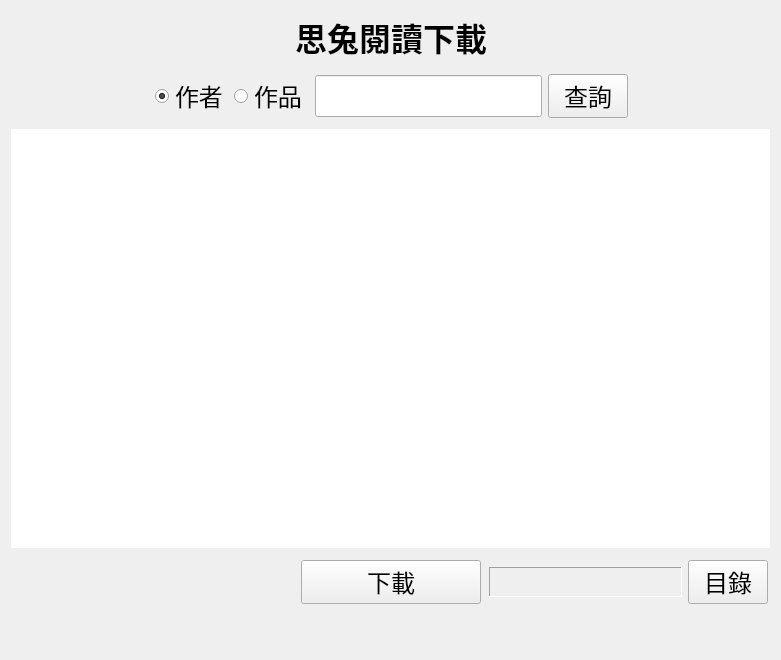
<?xml version="1.0" encoding="UTF-8"?>
<ui version="4.0">
 <class>MainWindow</class>
 <widget class="QMainWindow" name="MainWindow">
  <property name="geometry">
   <rect>
    <x>0</x>
    <y>0</y>
    <width>781</width>
    <height>660</height>
   </rect>
  </property>
  <property name="windowTitle">
   <string>MainWindow</string>
  </property>
  <widget class="QWidget" name="centralwidget">
   <layout class="QVBoxLayout" name="verticalLayout">
    <item>
     <widget class="QFrame" name="frame">
      <property name="sizePolicy">
       <sizepolicy hsizetype="Preferred" vsizetype="Fixed">
        <horstretch>0</horstretch>
        <verstretch>0</verstretch>
       </sizepolicy>
      </property>
      <property name="frameShape">
       <enum>QFrame::NoFrame</enum>
      </property>
      <property name="frameShadow">
       <enum>QFrame::Raised</enum>
      </property>
      <layout class="QHBoxLayout" name="horizontalLayout">
       <property name="leftMargin">
        <number>2</number>
       </property>
       <property name="topMargin">
        <number>2</number>
       </property>
       <property name="rightMargin">
        <number>2</number>
       </property>
       <property name="bottomMargin">
        <number>2</number>
       </property>
       <item>
        <widget class="QFrame" name="frame_6">
         <property name="sizePolicy">
          <sizepolicy hsizetype="Preferred" vsizetype="Fixed">
           <horstretch>0</horstretch>
           <verstretch>0</verstretch>
          </sizepolicy>
         </property>
         <property name="font">
          <font>
           <pointsize>24</pointsize>
          </font>
         </property>
         <property name="frameShape">
          <enum>QFrame::NoFrame</enum>
         </property>
         <property name="frameShadow">
          <enum>QFrame::Raised</enum>
         </property>
        </widget>
       </item>
       <item>
        <widget class="QFrame" name="frame_7">
         <property name="sizePolicy">
          <sizepolicy hsizetype="Fixed" vsizetype="Fixed">
           <horstretch>0</horstretch>
           <verstretch>0</verstretch>
          </sizepolicy>
         </property>
         <property name="frameShape">
          <enum>QFrame::NoFrame</enum>
         </property>
         <property name="frameShadow">
          <enum>QFrame::Raised</enum>
         </property>
         <layout class="QHBoxLayout" name="horizontalLayout_2">
          <property name="leftMargin">
           <number>2</number>
          </property>
          <property name="topMargin">
           <number>2</number>
          </property>
          <property name="rightMargin">
           <number>2</number>
          </property>
          <property name="bottomMargin">
           <number>2</number>
          </property>
          <item>
           <widget class="QLabel" name="label">
            <property name="sizePolicy">
             <sizepolicy hsizetype="Fixed" vsizetype="Fixed">
              <horstretch>0</horstretch>
              <verstretch>0</verstretch>
             </sizepolicy>
            </property>
            <property name="font">
             <font>
              <family>華康行書體</family>
              <pointsize>24</pointsize>
              <weight>75</weight>
              <bold>true</bold>
             </font>
            </property>
            <property name="text">
             <string>思兔閱讀下載</string>
            </property>
            <property name="alignment">
             <set>Qt::AlignCenter</set>
            </property>
           </widget>
          </item>
         </layout>
        </widget>
       </item>
       <item>
        <widget class="QFrame" name="frame_8">
         <property name="sizePolicy">
          <sizepolicy hsizetype="Preferred" vsizetype="Fixed">
           <horstretch>0</horstretch>
           <verstretch>0</verstretch>
          </sizepolicy>
         </property>
         <property name="frameShape">
          <enum>QFrame::NoFrame</enum>
         </property>
         <property name="frameShadow">
          <enum>QFrame::Raised</enum>
         </property>
        </widget>
       </item>
      </layout>
     </widget>
    </item>
    <item>
     <widget class="QFrame" name="frame_2">
      <property name="sizePolicy">
       <sizepolicy hsizetype="Preferred" vsizetype="Fixed">
        <horstretch>0</horstretch>
        <verstretch>0</verstretch>
       </sizepolicy>
      </property>
      <property name="font">
       <font>
        <pointsize>18</pointsize>
       </font>
      </property>
      <property name="frameShape">
       <enum>QFrame::NoFrame</enum>
      </property>
      <property name="frameShadow">
       <enum>QFrame::Raised</enum>
      </property>
      <layout class="QHBoxLayout" name="horizontalLayout_3">
       <property name="leftMargin">
        <number>2</number>
       </property>
       <property name="topMargin">
        <number>2</number>
       </property>
       <property name="rightMargin">
        <number>2</number>
       </property>
       <property name="bottomMargin">
        <number>2</number>
       </property>
       <item>
        <widget class="QFrame" name="frame_12">
         <property name="sizePolicy">
          <sizepolicy hsizetype="Preferred" vsizetype="Fixed">
           <horstretch>0</horstretch>
           <verstretch>0</verstretch>
          </sizepolicy>
         </property>
         <property name="frameShape">
          <enum>QFrame::NoFrame</enum>
         </property>
         <property name="frameShadow">
          <enum>QFrame::Raised</enum>
         </property>
        </widget>
       </item>
       <item>
        <widget class="QFrame" name="frame_9">
         <property name="sizePolicy">
          <sizepolicy hsizetype="Fixed" vsizetype="Fixed">
           <horstretch>0</horstretch>
           <verstretch>0</verstretch>
          </sizepolicy>
         </property>
         <property name="font">
          <font>
           <family>華康行書體</family>
          </font>
         </property>
         <property name="frameShape">
          <enum>QFrame::NoFrame</enum>
         </property>
         <property name="frameShadow">
          <enum>QFrame::Raised</enum>
         </property>
         <layout class="QHBoxLayout" name="horizontalLayout_4">
          <property name="leftMargin">
           <number>2</number>
          </property>
          <property name="topMargin">
           <number>2</number>
          </property>
          <property name="rightMargin">
           <number>2</number>
          </property>
          <property name="bottomMargin">
           <number>2</number>
          </property>
          <item>
           <widget class="QRadioButton" name="rbtnAuthor">
            <property name="sizePolicy">
             <sizepolicy hsizetype="Fixed" vsizetype="Fixed">
              <horstretch>0</horstretch>
              <verstretch>0</verstretch>
             </sizepolicy>
            </property>
            <property name="text">
             <string>作者</string>
            </property>
            <property name="checked">
             <bool>true</bool>
            </property>
           </widget>
          </item>
          <item>
           <widget class="QRadioButton" name="rbtnNovel">
            <property name="sizePolicy">
             <sizepolicy hsizetype="Fixed" vsizetype="Fixed">
              <horstretch>0</horstretch>
              <verstretch>0</verstretch>
             </sizepolicy>
            </property>
            <property name="text">
             <string>作品</string>
            </property>
           </widget>
          </item>
         </layout>
        </widget>
       </item>
       <item>
        <widget class="QLineEdit" name="txtInput">
         <property name="sizePolicy">
          <sizepolicy hsizetype="Fixed" vsizetype="Fixed">
           <horstretch>0</horstretch>
           <verstretch>0</verstretch>
          </sizepolicy>
         </property>
         <property name="font">
          <font>
           <family>華康行書體</family>
          </font>
         </property>
        </widget>
       </item>
       <item>
        <widget class="QPushButton" name="btnSearch">
         <property name="sizePolicy">
          <sizepolicy hsizetype="Fixed" vsizetype="Fixed">
           <horstretch>0</horstretch>
           <verstretch>0</verstretch>
          </sizepolicy>
         </property>
         <property name="font">
          <font>
           <family>華康行書體</family>
          </font>
         </property>
         <property name="layoutDirection">
          <enum>Qt::LeftToRight</enum>
         </property>
         <property name="text">
          <string>查詢</string>
         </property>
         <property name="autoDefault">
          <bool>false</bool>
         </property>
        </widget>
       </item>
       <item>
        <widget class="QFrame" name="frame_13">
         <property name="sizePolicy">
          <sizepolicy hsizetype="Preferred" vsizetype="Fixed">
           <horstretch>0</horstretch>
           <verstretch>0</verstretch>
          </sizepolicy>
         </property>
         <property name="frameShape">
          <enum>QFrame::NoFrame</enum>
         </property>
         <property name="frameShadow">
          <enum>QFrame::Raised</enum>
         </property>
        </widget>
       </item>
      </layout>
     </widget>
    </item>
    <item>
     <widget class="QFrame" name="frame_3">
      <property name="frameShape">
       <enum>QFrame::NoFrame</enum>
      </property>
      <property name="frameShadow">
       <enum>QFrame::Raised</enum>
      </property>
      <layout class="QVBoxLayout" name="verticalLayout_2">
       <property name="leftMargin">
        <number>2</number>
       </property>
       <property name="topMargin">
        <number>2</number>
       </property>
       <property name="rightMargin">
        <number>2</number>
       </property>
       <property name="bottomMargin">
        <number>2</number>
       </property>
       <item>
        <widget class="QListWidget" name="listWidget">
         <property name="sizePolicy">
          <sizepolicy hsizetype="Preferred" vsizetype="Preferred">
           <horstretch>0</horstretch>
           <verstretch>0</verstretch>
          </sizepolicy>
         </property>
         <property name="font">
          <font>
           <pointsize>16</pointsize>
          </font>
         </property>
         <property name="frameShape">
          <enum>QFrame::NoFrame</enum>
         </property>
        </widget>
       </item>
      </layout>
     </widget>
    </item>
    <item>
     <widget class="QFrame" name="frame_4">
      <property name="sizePolicy">
       <sizepolicy hsizetype="Preferred" vsizetype="Fixed">
        <horstretch>0</horstretch>
        <verstretch>0</verstretch>
       </sizepolicy>
      </property>
      <property name="frameShape">
       <enum>QFrame::NoFrame</enum>
      </property>
      <property name="frameShadow">
       <enum>QFrame::Raised</enum>
      </property>
      <layout class="QHBoxLayout" name="horizontalLayout_5">
       <property name="leftMargin">
        <number>2</number>
       </property>
       <property name="topMargin">
        <number>2</number>
       </property>
       <property name="rightMargin">
        <number>2</number>
       </property>
       <property name="bottomMargin">
        <number>2</number>
       </property>
       <item>
        <widget class="QFrame" name="frame_10">
         <property name="sizePolicy">
          <sizepolicy hsizetype="Preferred" vsizetype="Fixed">
           <horstretch>0</horstretch>
           <verstretch>0</verstretch>
          </sizepolicy>
         </property>
         <property name="frameShape">
          <enum>QFrame::NoFrame</enum>
         </property>
         <property name="frameShadow">
          <enum>QFrame::Raised</enum>
         </property>
        </widget>
       </item>
       <item>
        <widget class="QPushButton" name="btnDownload">
         <property name="sizePolicy">
          <sizepolicy hsizetype="Fixed" vsizetype="Fixed">
           <horstretch>0</horstretch>
           <verstretch>0</verstretch>
          </sizepolicy>
         </property>
         <property name="minimumSize">
          <size>
           <width>180</width>
           <height>0</height>
          </size>
         </property>
         <property name="baseSize">
          <size>
           <width>0</width>
           <height>0</height>
          </size>
         </property>
         <property name="font">
          <font>
           <family>華康行書體</family>
           <pointsize>18</pointsize>
          </font>
         </property>
         <property name="text">
          <string>下載</string>
         </property>
        </widget>
       </item>
       <item>
        <widget class="QFrame" name="frame_11">
         <property name="sizePolicy">
          <sizepolicy hsizetype="Preferred" vsizetype="Fixed">
           <horstretch>0</horstretch>
           <verstretch>0</verstretch>
          </sizepolicy>
         </property>
         <property name="frameShape">
          <enum>QFrame::NoFrame</enum>
         </property>
         <property name="frameShadow">
          <enum>QFrame::Raised</enum>
         </property>
         <layout class="QHBoxLayout" name="horizontalLayout_6">
          <property name="leftMargin">
           <number>2</number>
          </property>
          <property name="topMargin">
           <number>2</number>
          </property>
          <property name="rightMargin">
           <number>2</number>
          </property>
          <property name="bottomMargin">
           <number>2</number>
          </property>
          <item>
           <widget class="QLabel" name="lblPath">
            <property name="sizePolicy">
             <sizepolicy hsizetype="Preferred" vsizetype="Fixed">
              <horstretch>0</horstretch>
              <verstretch>0</verstretch>
             </sizepolicy>
            </property>
            <property name="font">
             <font>
              <pointsize>18</pointsize>
             </font>
            </property>
            <property name="frameShape">
             <enum>QFrame::Panel</enum>
            </property>
            <property name="frameShadow">
             <enum>QFrame::Sunken</enum>
            </property>
            <property name="text">
             <string/>
            </property>
           </widget>
          </item>
          <item>
           <widget class="QPushButton" name="btnPath">
            <property name="sizePolicy">
             <sizepolicy hsizetype="Fixed" vsizetype="Fixed">
              <horstretch>0</horstretch>
              <verstretch>0</verstretch>
             </sizepolicy>
            </property>
            <property name="font">
             <font>
              <family>華康行書體</family>
              <pointsize>18</pointsize>
             </font>
            </property>
            <property name="text">
             <string>目錄</string>
            </property>
           </widget>
          </item>
         </layout>
        </widget>
       </item>
      </layout>
     </widget>
    </item>
    <item>
     <widget class="QFrame" name="frame_5">
      <property name="sizePolicy">
       <sizepolicy hsizetype="Preferred" vsizetype="Fixed">
        <horstretch>0</horstretch>
        <verstretch>0</verstretch>
       </sizepolicy>
      </property>
      <property name="frameShape">
       <enum>QFrame::NoFrame</enum>
      </property>
      <property name="frameShadow">
       <enum>QFrame::Raised</enum>
      </property>
      <layout class="QHBoxLayout" name="horizontalLayout_7">
       <property name="leftMargin">
        <number>2</number>
       </property>
       <property name="topMargin">
        <number>2</number>
       </property>
       <property name="rightMargin">
        <number>2</number>
       </property>
       <property name="bottomMargin">
        <number>2</number>
       </property>
       <item>
        <widget class="QLabel" name="lblStatus">
         <property name="sizePolicy">
          <sizepolicy hsizetype="Preferred" vsizetype="Fixed">
           <horstretch>0</horstretch>
           <verstretch>0</verstretch>
          </sizepolicy>
         </property>
         <property name="font">
          <font>
           <family>華康行書體</family>
           <pointsize>18</pointsize>
          </font>
         </property>
         <property name="frameShape">
          <enum>QFrame::NoFrame</enum>
         </property>
         <property name="text">
          <string/>
         </property>
         <property name="alignment">
          <set>Qt::AlignCenter</set>
         </property>
        </widget>
       </item>
      </layout>
     </widget>
    </item>
   </layout>
  </widget>
 </widget>
 <resources/>
 <connections/>
</ui>
